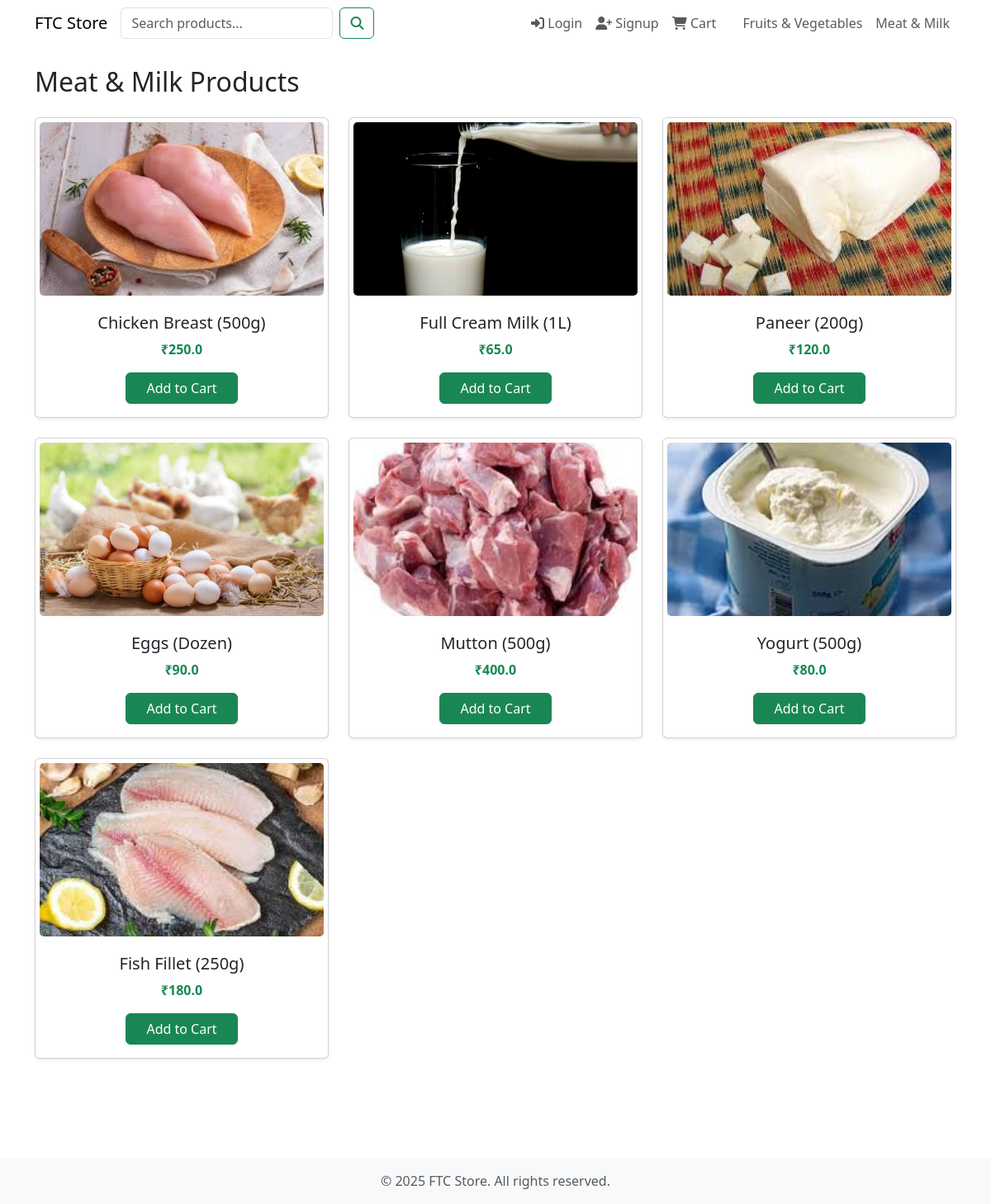
The app's page /meat_milk with its own data.
### main.py (models this page shows)
class Product(db.Model):
    id = db.Column(db.Integer, primary_key=True)
    name = db.Column(db.String(100), nullable=False)
    category = db.Column(db.String(100), nullable=False)
    price = db.Column(db.Float, nullable=False)
    image = db.Column(db.String(200), nullable=False)

### main.py (the view)
@app.route('/meat_milk')
def meat_milk():
    products = Product.query.filter_by(category='meat_milk').all()
    return render_template('meat_milk.html', products=products)

### templates/meat_milk.html
{% extends "base.html" %}
{% block content %}
<h2 class="my-4">Meat & Milk Products</h2>
<div class="row">
    {% for product in products %}
    <div class="col-md-4 mb-4">
        <div class="card h-100 shadow-sm">
            <img src="{{ url_for('static', filename=product.image) }}"
                 class="card-img-top"
                 alt="{{ product.name }}"
                 style="height: 220px; width: 100%; object-fit: cover; padding: 5px; border-radius: 10px;">
            <div class="card-body text-center">
                <h5 class="card-title">{{ product.name }}</h5>
                <p class="card-text fw-bold text-success">₹{{ product.price }}</p>
                <a href="{{ url_for('add_to_cart', product_id=product.id) }}" class="btn btn-success px-4">Add to Cart</a>
            </div>
        </div>
    </div>
    {% endfor %}
</div>
{% endblock %}

### templates/base.html (shortened to what this page needs)
<!doctype html>
<html lang="en">
<head>
    <link href="https://cdn.jsdelivr.net/npm/bootstrap@5.3.0/dist/css/bootstrap.min.css" rel="stylesheet">
    <link href="https://cdnjs.cloudflare.com/ajax/libs/font-awesome/6.5.0/css/all.min.css" rel="stylesheet">
</head>
<body>
<nav class="navbar navbar-expand-lg navbar-light navbar-custom">
    <div class="container">
        <a class="navbar-brand" href="{{ url_for('home') }}">FTC Store</a>
        <div class="collapse navbar-collapse" id="navbarNav">
            <form class="d-flex navbar-search-form" action="{{ url_for('home') }}" method="GET">
                <input class="form-control me-2" type="search" name="query" placeholder="Search products..." aria-label="Search">
                <button class="btn btn-outline-success" type="submit"><i class="fas fa-search"></i></button>
            </form>
            <ul class="navbar-nav ms-auto navbar-utility-links">
                {% if not current_user.is_authenticated %}
                    <li class="nav-item">
                        <a class="nav-link" href="{{ url_for('login') }}"><i class="fas fa-sign-in-alt"></i> Login</a>
                    </li>
                    <li class="nav-item">
                        <a class="nav-link" href="{{ url_for('signup') }}"><i class="fas fa-user-plus"></i> Signup</a>
                    </li>
                {% endif %}
                <li class="nav-item {% if request.endpoint == 'cart' %}active{% endif %}">
                    <a class="nav-link" href="{{ url_for('cart') }}">
                        <i class="fas fa-shopping-cart"></i> Cart
                    </a>
                </li>
            </ul>
            <ul class="navbar-nav ms-3">
                <li class="nav-item {% if request.endpoint == 'fruits_vegetables' %}active{% endif %}">
                    <a class="nav-link" href="{{ url_for('fruits_vegetables') }}">Fruits & Vegetables</a>
                </li>
                <li class="nav-item {% if request.endpoint == 'meat_milk' %}active{% endif %}">
                    <a class="nav-link" href="{{ url_for('meat_milk') }}">Meat & Milk</a>
                </li>
            </ul>
        </div>
    </div>
</nav>
<div class="container mt-4 mb-5 pb-5">
    {% block content %}{% endblock %}
</div>
<footer class="footer mt-auto py-3 text-center bg-light">
    <div class="container">
        <span class="text-muted">© 2025 FTC Store. All rights reserved.</span>
    </div>
</footer>
</body>
</html>

### records on screen
Product: image (picture), name "Chicken Breast (500g)", price "250.0"
Product: image (picture), name "Full Cream Milk (1L)", price "65.0"
Product: image (picture), name "Paneer (200g)", price "120.0"
Product: image (picture), name "Eggs (Dozen)", price "90.0"
Product: image (picture), name "Mutton (500g)", price "400.0"
Product: image (picture), name "Yogurt (500g)", price "80.0"
Product: image (picture), name "Fish Fillet (250g)", price "180.0"
